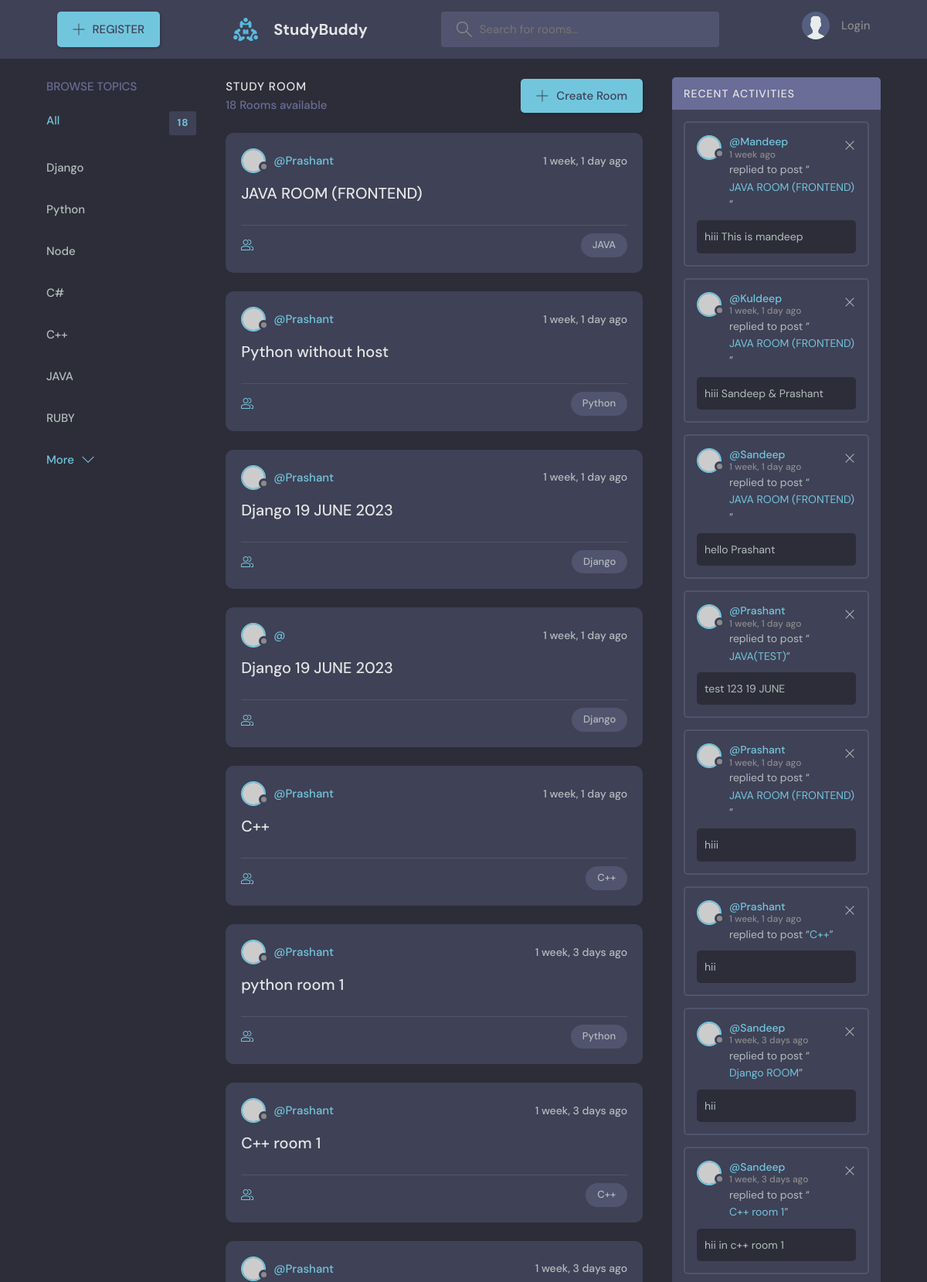
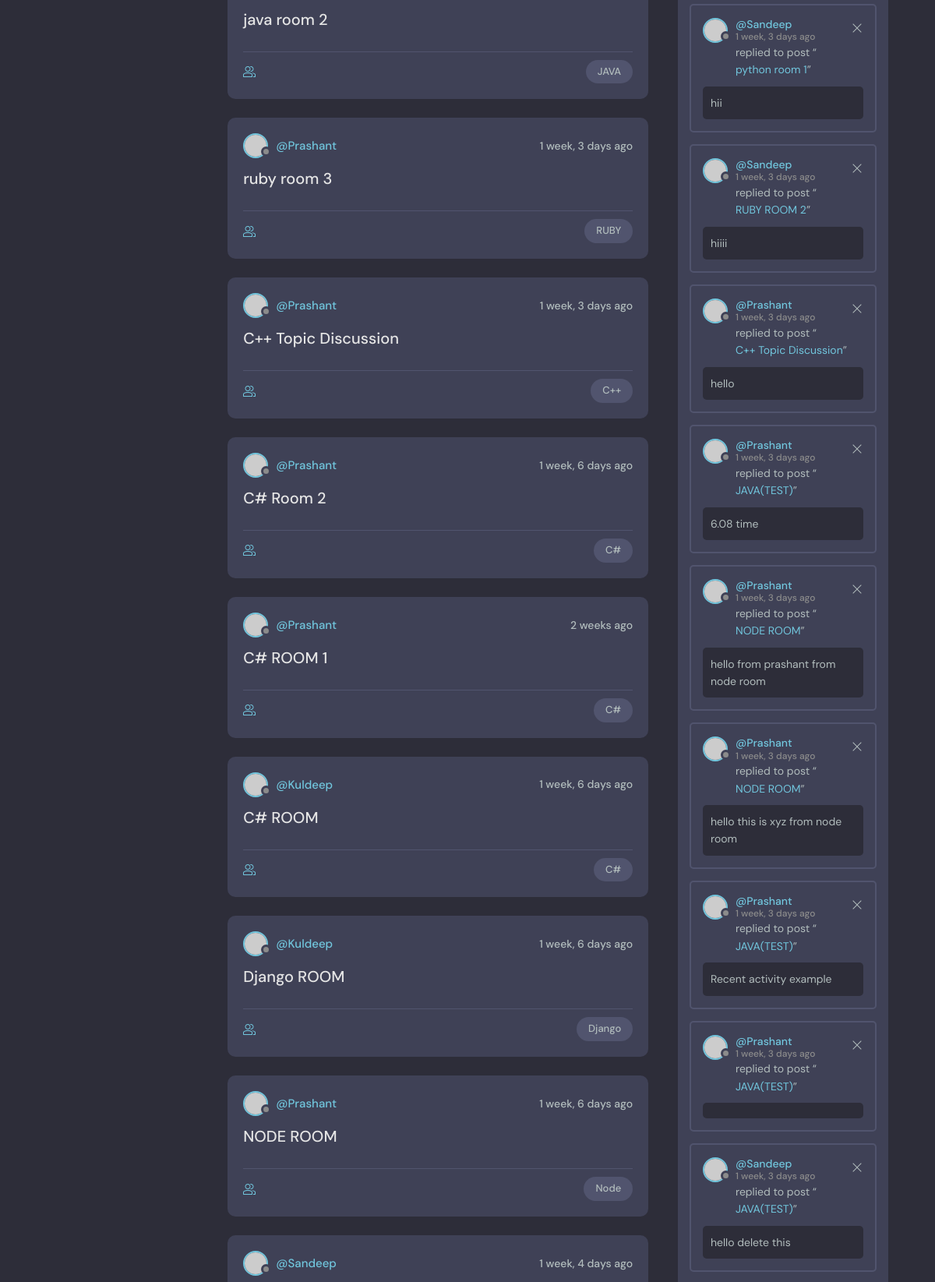
The page / (upper part) on the database its author committed (2 pictures, top to bottom).
### base/models.py (models this page shows)
class Topic(models.Model):
    name=models.CharField(max_length=200)
    def __str__(self):
        return self.name

class Room(models.Model):
    host=models.ForeignKey(User,on_delete=models.SET_NULL , null=True)
    name=models.CharField(max_length=20)
    topic=models.ForeignKey(Topic ,on_delete=models.CASCADE,null=True)
    participant=models.ManyToManyField(User , related_name="participant")
    description=models.TextField(null=True,blank=True)
    created_at=models.DateTimeField(auto_now_add=True)
    updated_at=models.DateTimeField(auto_now=True)
    def __str__(self):
        return self.name
    class Meta:
        ordering=['-updated_at','created_at']

class Message(models.Model):
    user=models.ForeignKey(User,on_delete=models.CASCADE)
    room=models.ForeignKey(Room ,on_delete=models.CASCADE)
    body=models.TextField()
    created_at=models.DateTimeField(auto_now_add=True)
    updated_at=models.DateTimeField(auto_now=True)
    def __str__(self):
        return self.body[0:50]
    class Meta:
        ordering=['-updated_at','created_at']

### base/views.py (the view)
# urls.py: path('',home,name="home"),
def home(request):
    q = request.GET.get('q') if request.GET.get('q') !=None else ''
    rooms=Room.objects.filter(Q(topic__name__icontains=q) | Q(name__icontains=q) | Q(description__icontains=q))
    get_message=Message.objects.filter(Q(room__topic__name__icontains=q))
    topic=Topic.objects.all()
    room_count=rooms.count()
    context={'rooms':rooms,
             'topic':topic,
             'room_count':room_count,
             'get_message':get_message,}
    return render(request ,'base/home.html',context)

### base/templates/base/home.html (shortened to what this page needs)
{% extends 'main.html' %}
{% block content %}
    <main class="layout layout--3">
      <div class="container">
        <div class="topics">
          <div class="topics__header">
            <h2>Browse Topics</h2>
          </div>
          <ul class="topics__list">
            <li>
              <a href="{% url 'home' %}" class="active">All <span>{{room_count}}</span></a>
            </li>
            {% for t in topic %}
            <li>
              <a href="{% url 'home' %}?q={{t.name}}">{{t.name}} </a>
            </li>
            {% endfor %}
          </ul>
          <a class="btn btn--link" href="topics.html">
            More
            <svg version="1.1" xmlns="http://www.w3.org/2000/svg" width="32" height="32" viewBox="0 0 32 32">
              <title>chevron-down</title>
              <path d="M16 21l-13-13h-3l16 16 16-16h-3l-13 13z"></path>
            </svg>
          </a>
        </div>
        <div class="roomList">
          <div class="roomList__header">
            <div>
              <h2>Study Room</h2>
              <p>{{room_count}} Rooms available</p>
            </div>
            <a class="btn btn--main" href="{% url 'Create-Room' %}">
              <svg version="1.1" xmlns="http://www.w3.org/2000/svg" width="32" height="32" viewBox="0 0 32 32">
                <title>add</title>
                <path
                  d="M16.943 0.943h-1.885v14.115h-14.115v1.885h14.115v14.115h1.885v-14.115h14.115v-1.885h-14.115v-14.115z"
                ></path>
              </svg>
              Create Room
            </a>
          </div>
          {% for room in rooms %}
           <div class="roomListRoom">
            <div class="roomListRoom__header">
              <a href="{% url 'User-Profile' user.id %}" class="roomListRoom__author">
                <div class="avatar avatar--small">
                  <img src="https://randomuser.me/api/portraits/women/11.jpg" />
                </div>
                <span>@{{room.host.username}}</span>
              </a>
              <div class="roomListRoom__actions">
                <span>{{room.created_at|timesince}} ago</span>
              </div>
            </div>
            <div class="roomListRoom__content">
              <a href="{% url 'room' room.id %}">{{room.name}}</a>
            </div>
            <div class="roomListRoom__meta">
              <a href="{% url 'room' room.id %}" class="roomListRoom__joined">
              </a>
              <p class="roomListRoom__topic">{{room.topic}}</p>
            </div>
           </div>
          {% endfor %}
        </div>
        <div class="activities">
          <div class="activities__header">
            <h2>Recent Activities</h2>
          </div>
          {% for m in get_message %}
          <div class="activities__box">
            <div class="activities__boxHeader roomListRoom__header">
              <a href="{% url 'User-Profile' user.id %}" class="roomListRoom__author">
                <div class="avatar avatar--small">
                  <img src="https://randomuser.me/api/portraits/women/11.jpg" />
                </div>
                <p>
                  @{{m.user}}
                  <span>{{m.created_at|timesince}} ago</span>
                </p>
              </a>
              <div class="roomListRoom__actions">
                <a href="#">
                  <svg version="1.1" xmlns="http://www.w3.org/2000/svg" width="32" height="32" viewBox="0 0 32 32">
                    <title>remove</title>
                    <path
                      d="M27.314 6.019l-1.333-1.333-9.98 9.981-9.981-9.981-1.333 1.333 9.981 9.981-9.981 9.98 1.333 1.333 9.981-9.98 9.98 9.98 1.333-1.333-9.98-9.98 9.98-9.981z"
                    ></path>
                  </svg>
                </a>
              </div>
            </div>
            <div class="activities__boxContent">
              <p>replied to post “<a href="#">{{m.room}}</a>”</p>
              <div class="activities__boxRoomContent">
               {{m}}
              </div>
            </div>
          </div>
          {% endfor %}
      </div>
    </main>
{% endblock content %}

### rows shown on the page
Topic: name "Django"
Topic: name "Python"
Topic: name "Node"
Topic: name "C#"
Topic: name "C++"
Topic: name "JAVA"
Topic: name "RUBY"
Room: host.username "Prashant", created_at "1 week, 1 day", name "JAVA ROOM (FRONTEND)", topic "JAVA"
Room: host.username "Prashant", created_at "1 week, 1 day", name "Python without host", topic "Python"
Room: host.username "Prashant", created_at "1 week, 1 day", name "Django 19 JUNE 2023", topic "Django"
Room: created_at "1 week, 1 day", name "Django 19 JUNE 2023", topic "Django"
Room: host.username "Prashant", created_at "1 week, 1 day", name "C++", topic "C++"
Room: host.username "Prashant", created_at "1 week, 3 days", name "python room 1", topic "Python"
Room: host.username "Prashant", created_at "1 week, 3 days", name "C++ room 1", topic "C++"
Room: host.username "Prashant", created_at "1 week, 3 days", name "java room 2", topic "JAVA"
Room: host.username "Prashant", created_at "1 week, 3 days", name "ruby room 3", topic "RUBY"
Room: host.username "Prashant", created_at "1 week, 3 days", name "C++ Topic Discussion", topic "C++"
Room: host.username "Prashant", created_at "1 week, 6 days", name "C# Room 2", topic "C#"
Room: host.username "Prashant", created_at "2 weeks", name "C# ROOM 1", topic "C#"
Room: host.username "Kuldeep", created_at "1 week, 6 days", name "C# ROOM", topic "C#"
Room: host.username "Kuldeep", created_at "1 week, 6 days", name "Django ROOM", topic "Django"
Room: host.username "Prashant", created_at "1 week, 6 days", name "NODE ROOM", topic "Node"
Room: host.username "Sandeep", created_at "1 week, 4 days"
Message: user "Mandeep", created_at "1 week", room "JAVA ROOM (FRONTEND)", body "hiii This is mandeep"
Message: user "Kuldeep", created_at "1 week, 1 day", room "JAVA ROOM (FRONTEND)", body "hiii Sandeep & Prashant"
Message: user "Sandeep", created_at "1 week, 1 day", room "JAVA ROOM (FRONTEND)", body "hello Prashant"
Message: user "Prashant", created_at "1 week, 1 day", room "JAVA(TEST)", body "test 123 19 JUNE"
Message: user "Prashant", created_at "1 week, 1 day", room "JAVA ROOM (FRONTEND)", body "hiii"
Message: user "Prashant", created_at "1 week, 1 day", room "C++", body "hii"
Message: user "Sandeep", created_at "1 week, 3 days", room "Django ROOM", body "hii"
Message: user "Sandeep", created_at "1 week, 3 days", room "C++ room 1", body "hii in c++ room 1"
Message: user "Sandeep", created_at "1 week, 3 days", room "python room 1", body "hii"
Message: user "Sandeep", created_at "1 week, 3 days", room "RUBY ROOM 2", body "hiiii"
Message: user "Prashant", created_at "1 week, 3 days", room "C++ Topic Discussion", body "hello"
Message: user "Prashant", created_at "1 week, 3 days", room "JAVA(TEST)", body "6.08 time"
Message: user "Prashant", created_at "1 week, 3 days", room "NODE ROOM", body "hello from prashant from node room"
Message: user "Prashant", created_at "1 week, 3 days", room "NODE ROOM", body "hello this is xyz from node room"
Message: user "Prashant", created_at "1 week, 3 days", room "JAVA(TEST)", body "Recent activity example"
Message: user "Prashant", created_at "1 week, 3 days", room "JAVA(TEST)"
Message: user "Sandeep", created_at "1 week, 3 days", room "JAVA(TEST)", body "hello delete this"

### other values the page prints
{{ room_count }} "18"
